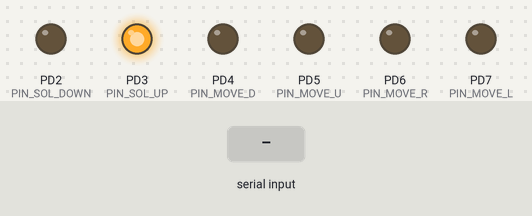
Bench run of a program on a simulated ATmega328P, built with avr-gcc and emulated at 16 MHz. Parts: output pins drawn as LEDs (lit = HIGH). Inputs (shaded band) come from the test bench. What the program prints to the serial monitor is not drawn.

Above: at 1.2 s.
1.3 s: "4" received over Serial
At 1.7 s:
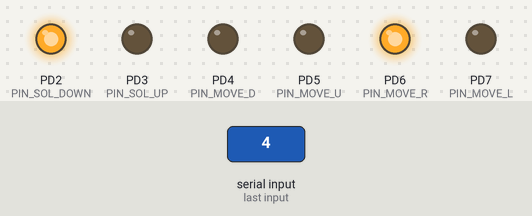
4.3 s: "0" received over Serial
At 4.42 s:
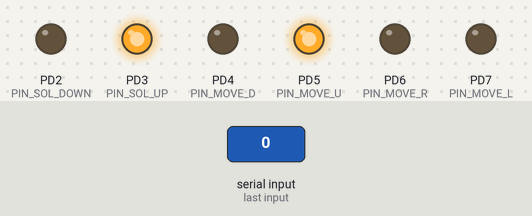
6.0 s: "1" received over Serial
At 6.12 s:
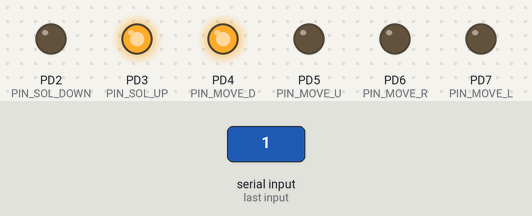
7.7 s: "2" received over Serial
At 7.82 s:
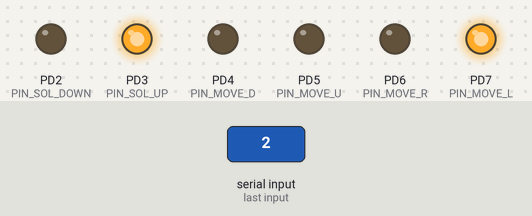
9.4 s: "3" received over Serial
At 9.52 s:
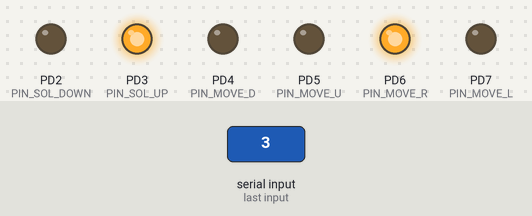
11.1 s: "5" received over Serial
At 11.9 s:
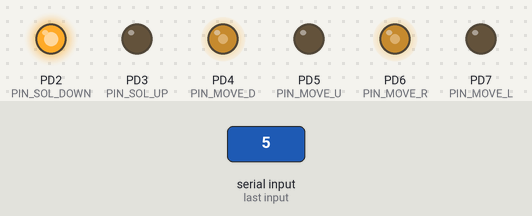
Timing chart, 0 to 14.8 s (numbered marks = the images above; inputs shaded):
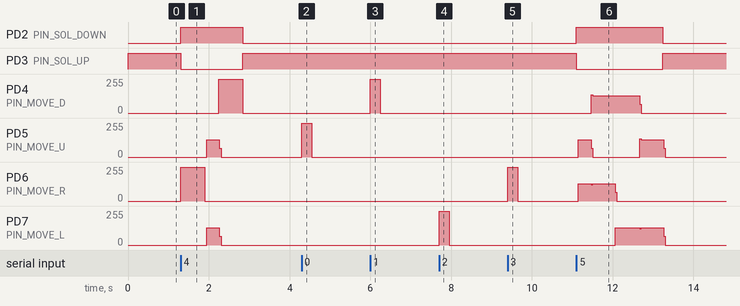

The program:

main.c
```c
#include <avr/io.h>
#include <avr/interrupt.h>
#include "config.h"
#include "gpio.h"
#include "uart.h"
#include "timer.h"
#include "scheduler.h"
#include "commands.h"
#include "draw.h"

void tick_1ms_isr_hook(void){
	sched_tick_isr();
}

int main(void){
	gpio_init();
	uart_init(UART_BAUD);
	timer1_init_ctc_1khz();
	sched_init();
	draw_init();

	sei();

	commands_init();

	for(;;){
		// Poll de comandos por UART (no bloquea)
		commands_poll();

		// Aquí más adelante:
		// - gestor de colas de dibujo (line/circle no bloqueantes)
		// - timeouts, estados, etc.
	}
}
```

commands.c
```c
#include "commands.h"
#include "uart.h"
#include "scheduler.h"
#include "gpio.h"

// Pequeñas rutinas de movimiento (placeholder de figuras)
static void do_nudge_up(void){   pen_up();   sched_start(MV_UP,    250); }
static void do_nudge_down(void){ pen_up();   sched_start(MV_DOWN,  250); }
static void do_nudge_left(void){ pen_up();   sched_start(MV_LEFT,  250); }
static void do_nudge_right(void){pen_up();   sched_start(MV_RIGHT, 250); }

// TODO: cuando tengamos draw_line/circle, acá llamamos a las figuras
static void do_triangle_demo(void){
	pen_down();
	// placeholder: tres lados simbólicos
	sched_start(MV_RIGHT, 600); while(sched_busy()){} // bloqueito breve: luego lo haremos por colas
	sched_start(MV_DIAG_UL, 600); while(sched_busy()){}
	sched_start(MV_DOWN, 600); while(sched_busy()){}
	pen_up();
}
static void do_circle_demo(void){
	pen_down();
	// placeholder:  cuadrado redondo  en 4 diagonales
	sched_start(MV_DIAG_UR, 600); while(sched_busy()){}
	sched_start(MV_DIAG_DR, 600); while(sched_busy()){}
	sched_start(MV_DIAG_DL, 600); while(sched_busy()){}
	sched_start(MV_DIAG_UL, 600); while(sched_busy()){}
	pen_up();
}
static void do_cross_demo(void){
	pen_down();
	sched_start(MV_UP, 700); while(sched_busy()){}
	sched_start(MV_DOWN, 1400); while(sched_busy()){}
	sched_start(MV_UP, 700); while(sched_busy()){}
	sched_start(MV_LEFT, 700); while(sched_busy()){}
	sched_start(MV_RIGHT, 1400); while(sched_busy()){}
	sched_start(MV_LEFT, 700); while(sched_busy()){}
	pen_up();
}

void commands_init(void){
	uart_print("\r\n=== Plotter Ready ===\r\n");
	uart_print("[0] Arriba  [1] Abajo  [2] Izq  [3] Der\r\n");
	uart_print("[4] Triangulo  [5] Circulo  [6] Cruz  [T] Todo\r\n\r\n");
}

void commands_process_byte(uint8_t b){
	switch(b){
		case '0': do_nudge_up();    break;
		case '1': do_nudge_down();  break;
		case '2': do_nudge_left();  break;
		case '3': do_nudge_right(); break;
		case '4': do_triangle_demo(); break;   // luego: draw_triangle()
		case '5': do_circle_demo();   break;   // luego: draw_circle()
		case '6': do_cross_demo();    break;   // luego: draw_cross()
		case 'T':
		do_triangle_demo();
		do_nudge_right(); do_nudge_right();
		do_circle_demo();
		do_nudge_right(); do_nudge_right();
		do_cross_demo();
		break;
		default:
		uart_print("Opcion invalida!\r\n");
		commands_init();
		break;
	}
}

void commands_poll(void){
	uint8_t b;
	// Despachador no bloqueante: lee lo que haya en RX y procesa
	while (uart_rx_dequeue(&b)){
		commands_process_byte(b);
	}
}
```

commands.h
```c
#ifndef COMMANDS_H
#define COMMANDS_H
#include <stdint.h>

void commands_init(void);
void commands_process_byte(uint8_t b);
void commands_poll(void); // llamado desde main loop (no bloquea)

#endif
```

draw.c
```c
#include "draw.h"
#include "gpio.h"
#include "scheduler.h"

static int16_t cur_x=0, cur_y=0;

void draw_init(void){
	cur_x = 0; cur_y = 0;
	pen_up();
}

void set_pen(bool down){
	if (down) pen_down();
	else pen_up();
}

// Próximo paso: implementar Bresenham line (no bloqueante con colas) y Midpoint circle.
void draw_line(coord_t x0, coord_t y0, coord_t x1, coord_t y1){
	(void)x0; (void)y0; (void)x1; (void)y1;
	// TODO
}

void draw_circle(coord_t cx, coord_t cy, coord_t r){
	(void)cx; (void)cy; (void)r;
	// TODO
}
```

draw.h
```c
#ifndef DRAW_H
#define DRAW_H
#include <stdint.h>
#include <stdbool.h>

// Coordenadas en  pasos 
typedef int16_t coord_t;

void draw_init(void);

// Futuro: versiones no bloqueantes con colas internas
void draw_line(coord_t x0, coord_t y0, coord_t x1, coord_t y1);
void draw_circle(coord_t cx, coord_t cy, coord_t r);

// Helpers
void set_pen(bool down);

#endif
```

scheduler.c
```c
#include "scheduler.h"
#include "gpio.h"

static volatile uint16_t ticks_left = 0;
static volatile move_t current = MV_NONE;
static volatile uint8_t diag_phase = 0; // para alternar ejes en diagonales

void sched_init(void){
	ticks_left = 0;
	current = MV_NONE;
	move_none();
	pen_up(); // arranque seguro
}

void sched_start(move_t mv, uint16_t duration_ms){
	current = mv;
	ticks_left = duration_ms;
	diag_phase = 0;

	switch(mv){
		case MV_UP:    move_up(); break;
		case MV_DOWN:  move_down(); break;
		case MV_LEFT:  move_left(); break;
		case MV_RIGHT: move_right(); break;
		case MV_DIAG_UR:
		case MV_DIAG_UL:
		case MV_DIAG_DR:
		case MV_DIAG_DL:
		// arrancamos con un eje; iremos alternando en tick
		// arrancar  none ; tick decide eje cada ms
		move_none();
		break;
		default:
		move_none(); break;
	}
}

bool sched_busy(void){
	return (ticks_left != 0);
}

void sched_stop(void){
	ticks_left = 0;
	current = MV_NONE;
	move_none();
}

void sched_tick_isr(void){
	if (!ticks_left) return;

	// Manejo diagonal alternado: eje X e Y en t alternos
	if (current==MV_DIAG_UR || current==MV_DIAG_UL ||
	current==MV_DIAG_DR || current==MV_DIAG_DL){
		diag_phase ^= 1;
		if (diag_phase==0){
			// eje X
			if (current==MV_DIAG_UR || current==MV_DIAG_DR) move_right();
			else move_left();
			}else{
			// eje Y
			if (current==MV_DIAG_UR || current==MV_DIAG_UL) move_up();
			else move_down();
		}
	}

	if (--ticks_left == 0){
		move_none();
		current = MV_NONE;
	}
}
```

scheduler.h
```c
#ifndef SCHEDULER_H
#define SCHEDULER_H
#include <stdint.h>
#include <stdbool.h>

// Tipos de movimiento de tramo
typedef enum {
	MV_NONE=0, MV_UP, MV_DOWN, MV_LEFT, MV_RIGHT,
	MV_DIAG_UR, MV_DIAG_UL, MV_DIAG_DR, MV_DIAG_DL
} move_t;

void sched_init(void);
void sched_start(move_t mv, uint16_t duration_ms);
bool sched_busy(void);
void sched_stop(void);

// llamado por ISR cada 1 ms
void sched_tick_isr(void);

#endif
```

timer.c
```c
#include "timer.h"
#include "config.h"
#include <avr/io.h>
#include <avr/interrupt.h>

void timer1_init_ctc_1khz(void){
	// Prescaler 64, OCR1A para 1kHz
	// tick = (64 / 16MHz) = 4 us
	// 1ms / 4us = 250 -> OCR1A = 249
	TCCR1A = 0;
	TCCR1B = (1<<WGM12);           // CTC
	OCR1A  = (uint16_t)((F_CPU / 64 / TICK_HZ) - 1); // 249 para 1kHz
	TIMSK1 = (1<<OCIE1A);
	TCCR1B |= (1<<CS11) | (1<<CS10); // prescaler 64
}

ISR(TIMER1_COMPA_vect){
	tick_1ms_isr_hook();
}
```

timer.h
```c
#ifndef TIMER_H
#define TIMER_H
#include <stdint.h>

void timer1_init_ctc_1khz(void);

// Hook que se llama desde ISR cada 1 ms (lo define app)
void tick_1ms_isr_hook(void);

#endif
```

uart.c
```c
#include "uart.h"
#include "config.h"
#include <avr/io.h>
#include <avr/interrupt.h>

#define TX_BUF_SIZE 128
#define RX_BUF_SIZE 64
#define TX_MASK (TX_BUF_SIZE-1)
#define RX_MASK (RX_BUF_SIZE-1)

static volatile uint8_t tx_buf[TX_BUF_SIZE];
static volatile uint8_t rx_buf[RX_BUF_SIZE];
static volatile uint8_t tx_head=0, tx_tail=0;
static volatile uint8_t rx_head=0, rx_tail=0;

void uart_init(uint32_t baud){
	uint16_t ubrr = (F_CPU/16/baud) - 1;
	UBRR0H = (uint8_t)(ubrr>>8);
	UBRR0L = (uint8_t)(ubrr);

	UCSR0B = (1<<RXEN0)|(1<<TXEN0)|(1<<RXCIE0);
	UCSR0C = (1<<UCSZ01)|(1<<UCSZ00); // 8N1
}

bool uart_tx_enqueue(uint8_t b){
	uint8_t next = (tx_head + 1) & TX_MASK;
	if (next == tx_tail) return false; // full
	tx_buf[tx_head] = b;
	tx_head = next;
	UCSR0B |= (1<<UDRIE0); // habilita ISR UDRE
	return true;
}

bool uart_rx_dequeue(uint8_t* b){
	if (rx_head == rx_tail) return false; // vacío
	*b = rx_buf[rx_tail];
	rx_tail = (rx_tail + 1) & RX_MASK;
	return true;
}

void uart_print(const char* s){
	while(*s){
		while(!uart_tx_enqueue((uint8_t)*s)) { /* esperar espacio */ }
		s++;
	}
}

ISR(USART_RX_vect){
	uint8_t d = UDR0;
	uint8_t next = (rx_head + 1) & RX_MASK;
	if (next != rx_tail) { rx_buf[rx_head] = d; rx_head = next; }
}

ISR(USART_UDRE_vect){
	if (tx_head == tx_tail){
		UCSR0B &= ~(1<<UDRIE0); // buffer vacío
		return;
	}
	UDR0 = tx_buf[tx_tail];
	tx_tail = (tx_tail + 1) & TX_MASK;
}
```

uart.h
```c
#ifndef UART_H
#define UART_H

#include <stdint.h>
#include <stdbool.h>

void uart_init(uint32_t baud);
bool uart_tx_enqueue(uint8_t b);
bool uart_rx_dequeue(uint8_t* b);
void uart_print(const char* s);

#endif
```

config.h
```c
#ifndef CONFIG_H
#define CONFIG_H

#define F_CPU 16000000UL

// UART
#define UART_BAUD 9600UL

// Timer1 tick
#define TICK_HZ 1000UL   // 1 kHz -> 1 ms

// Pines (PORTD)
#define PIN_SOL_DOWN  PD2
#define PIN_SOL_UP    PD3
#define PIN_MOVE_D    PD4
#define PIN_MOVE_U    PD5
#define PIN_MOVE_R    PD6
#define PIN_MOVE_L    PD7

#endif
```

gpio.c
```c
#include "gpio.h"
#include "config.h"
#include <util/atomic.h>

static inline void set_bit(volatile uint8_t* port, uint8_t bit){ *port |=  (1<<bit); }
static inline void clr_bit(volatile uint8_t* port, uint8_t bit){ *port &= ~(1<<bit); }

void gpio_init(void) {
	// PD2..PD7 salidas
	DDRD |= (1<<PIN_SOL_DOWN) | (1<<PIN_SOL_UP) |
	(1<<PIN_MOVE_D)  | (1<<PIN_MOVE_U) |
	(1<<PIN_MOVE_R)  | (1<<PIN_MOVE_L);

	// Arranque seguro
	PORTD &= ~((1<<PIN_SOL_DOWN)|(1<<PIN_SOL_UP)|
	(1<<PIN_MOVE_D)|(1<<PIN_MOVE_U)|
	(1<<PIN_MOVE_R)|(1<<PIN_MOVE_L));
}

void pen_down(void) {
	ATOMIC_BLOCK(ATOMIC_RESTORESTATE){
		// Nunca energizar ambos a la vez
		clr_bit(&PORTD, PIN_SOL_UP);
		set_bit(&PORTD, PIN_SOL_DOWN);
	}
}

void pen_up(void) {
	ATOMIC_BLOCK(ATOMIC_RESTORESTATE){
		clr_bit(&PORTD, PIN_SOL_DOWN);
		set_bit(&PORTD, PIN_SOL_UP);
	}
}

void move_none(void) {
	ATOMIC_BLOCK(ATOMIC_RESTORESTATE){
		clr_bit(&PORTD, PIN_MOVE_U);
		clr_bit(&PORTD, PIN_MOVE_D);
		clr_bit(&PORTD, PIN_MOVE_L);
		clr_bit(&PORTD, PIN_MOVE_R);
	}
}

void move_up(void) {
	ATOMIC_BLOCK(ATOMIC_RESTORESTATE){
		set_bit(&PORTD, PIN_MOVE_U);
		clr_bit(&PORTD, PIN_MOVE_D);
		clr_bit(&PORTD, PIN_MOVE_L);
		clr_bit(&PORTD, PIN_MOVE_R);
	}
}

void move_down(void) {
	ATOMIC_BLOCK(ATOMIC_RESTORESTATE){
		set_bit(&PORTD, PIN_MOVE_D);
		clr_bit(&PORTD, PIN_MOVE_U);
		clr_bit(&PORTD, PIN_MOVE_L);
		clr_bit(&PORTD, PIN_MOVE_R);
	}
}

void move_left(void) {
	ATOMIC_BLOCK(ATOMIC_RESTORESTATE){
		set_bit(&PORTD, PIN_MOVE_L);
		clr_bit(&PORTD, PIN_MOVE_R);
		clr_bit(&PORTD, PIN_MOVE_U);
		clr_bit(&PORTD, PIN_MOVE_D);
	}
}

void move_right(void) {
	ATOMIC_BLOCK(ATOMIC_RESTORESTATE){
		set_bit(&PORTD, PIN_MOVE_R);
		clr_bit(&PORTD, PIN_MOVE_L);
		clr_bit(&PORTD, PIN_MOVE_U);
		clr_bit(&PORTD, PIN_MOVE_D);
	}
}

// Diagonal  simbólica : el scheduler alternará ejes para que sea pareja
void move_diag(int8_t dx, int8_t dy) {
	if (dx > 0) move_right();
	else if (dx < 0) move_left();
	if (dy > 0) move_up();
	else if (dy < 0) move_down();
	// Nota: el alternado real lo hace el scheduler (ticks pares/impares)
}
```

gpio.h
```c
#ifndef GPIO_H
#define GPIO_H

#include <avr/io.h>
#include <stdint.h>
#include <stdbool.h>

void gpio_init(void);

// Solenoide (punta)
void pen_down(void);
void pen_up(void);

// Movimiento cardinal (mantener dirección activa mientras dure el tramo)
void move_none(void);
void move_up(void);
void move_down(void);
void move_left(void);
void move_right(void);

// Diagonal simple (alterna ejes desde el scheduler)
void move_diag(int8_t dx, int8_t dy);

#endif
```

Measured:
- after the input at 1.3 s, PD2 (PIN_SOL_DOWN): LOW → HIGH at once, → LOW 1.5 s later; PD3 (PIN_SOL_UP): HIGH → LOW at once, → HIGH 1.5 s later; PD4 (PIN_MOVE_D): 0/255 → 255/255 after 0.95 s, → 0/255 0.60 s later; PD5 (PIN_MOVE_U): 0/255 → 128/255 after 0.65 s, → 0/255 0.32 s later; PD6 (PIN_MOVE_R): 0/255 → 255/255 at once, → 0/255 0.60 s later
- after the input at 4.3 s, PD5 (PIN_MOVE_U): 0/255 → 255/255 at once, → 0/255 0.25 s later
- after the input at 6.0 s, PD4 (PIN_MOVE_D): 0/255 → 255/255 at once, → 0/255 0.25 s later
- after the input at 7.7 s, PD7 (PIN_MOVE_L): 0/255 → 255/255 at once, → 0/255 0.25 s later
- after the input at 9.4 s, PD6 (PIN_MOVE_R): 0/255 → 255/255 at once, → 0/255 0.25 s later
- after the input at 11.1 s, PD2 (PIN_SOL_DOWN): LOW → HIGH at once, → LOW 2.1 s later; PD3 (PIN_SOL_UP): HIGH → LOW at once, → HIGH 2.1 s later
